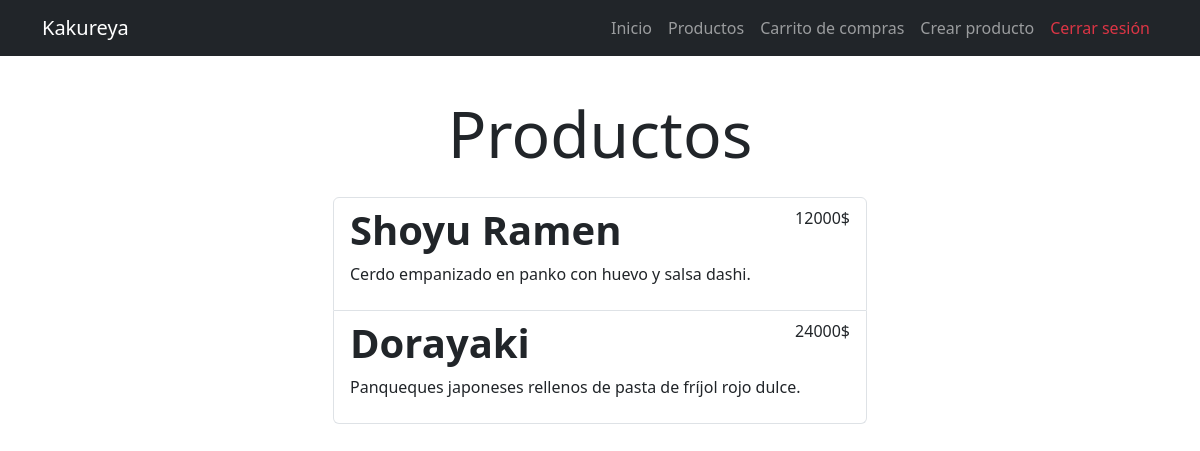
Screenshot of /products/ (signed in) with the database file from the repository.
### kakureya/models.py (models this page shows, shortened)
class Product(models.Model):
    CATEGORY_CHOICES = [
        ("sushi", "Sushi"),
        ("ramen", "Ramen"),
        ("yakitori", "Yakitori "),
        ("donburi", "Donburi"),
        ("postres", "Postres"),
    ]
    name = models.CharField(max_length=100)
    description = models.TextField()
    price = models.DecimalField(max_digits=5, decimal_places=0)
    stock = models.IntegerField(default=0)
    image = models.ImageField(upload_to='products', null=True, blank=True)
    created_at = models.DateTimeField(auto_now_add=True)
    updated_at = models.DateTimeField(auto_now=True)
    added = models.DateTimeField(null=True, blank=True)
    user = models.ForeignKey(User, on_delete=models.SET_NULL, null=True)
    category = models.CharField(
        max_length=50, choices=CATEGORY_CHOICES, default="Sin categoría"
    )

### kakureya/views.py (the view)
# urls.py: path('products/', views.products, name='products'),
@login_required
def products(request):
    products = Product.objects.all()
    return render(request, 'products.html', {
        'products': products
    })

### kakureya/templates/products.html
{% extends 'base.html' %}
{% block content %}
<main class="container">
    <div class="row">
        <div class="col-md-6 offset-md-3">
            <h1 class="text-center display-3 py-3">Productos</h1>
            <ul class="list-group">
                {% for product in products %}
                <a class="list-group-item" href="{% url 'product_detail' product.id %}">
                    <header class="d-flex justify-content-between">
                        <h1 class="fw-bold">{{product.name}}</h1>
                        <p>{{product.price}}$</p>
                    </header>
                    <p>{{product.description}}</p>
                </a>
                {% endfor %}
            </ul>
        </div>
    </div>
</main>
{% endblock %}

### rows the page displays
Product: name "Shoyu Ramen", price "12000", description "Cerdo empanizado en panko con huevo y salsa dashi."
Product: name "Dorayaki", price "24000", description "Panqueques japoneses rellenos de pasta de fríjol rojo dulce."
